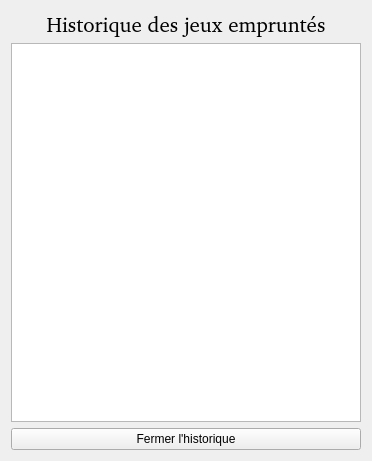
<?xml version="1.0" encoding="UTF-8"?>
<ui version="4.0">
 <class>F_HistoriqueJeux</class>
 <widget class="QWidget" name="F_HistoriqueJeux">
  <property name="geometry">
   <rect>
    <x>0</x>
    <y>0</y>
    <width>372</width>
    <height>461</height>
   </rect>
  </property>
  <property name="windowTitle">
   <string>Historique des jeux</string>
  </property>
  <layout class="QGridLayout" name="gridLayout_2">
   <item row="0" column="0">
    <layout class="QGridLayout" name="gridLayout">
     <item row="0" column="0">
      <widget class="QLabel" name="Lb_Historique">
       <property name="font">
        <font>
         <family>Bitstream Charter</family>
         <pointsize>16</pointsize>
        </font>
       </property>
       <property name="text">
        <string>Historique des jeux empruntés</string>
       </property>
       <property name="alignment">
        <set>Qt::AlignCenter</set>
       </property>
      </widget>
     </item>
     <item row="1" column="0">
      <widget class="QTableView" name="TVw_Historique">
       <property name="alternatingRowColors">
        <bool>true</bool>
       </property>
       <property name="selectionMode">
        <enum>QAbstractItemView::SingleSelection</enum>
       </property>
       <property name="selectionBehavior">
        <enum>QAbstractItemView::SelectRows</enum>
       </property>
       <attribute name="verticalHeaderVisible">
        <bool>false</bool>
       </attribute>
      </widget>
     </item>
     <item row="2" column="0">
      <widget class="QPushButton" name="PB_Quitter">
       <property name="text">
        <string>Fermer l'historique</string>
       </property>
      </widget>
     </item>
    </layout>
   </item>
  </layout>
 </widget>
 <resources/>
 <connections/>
</ui>
